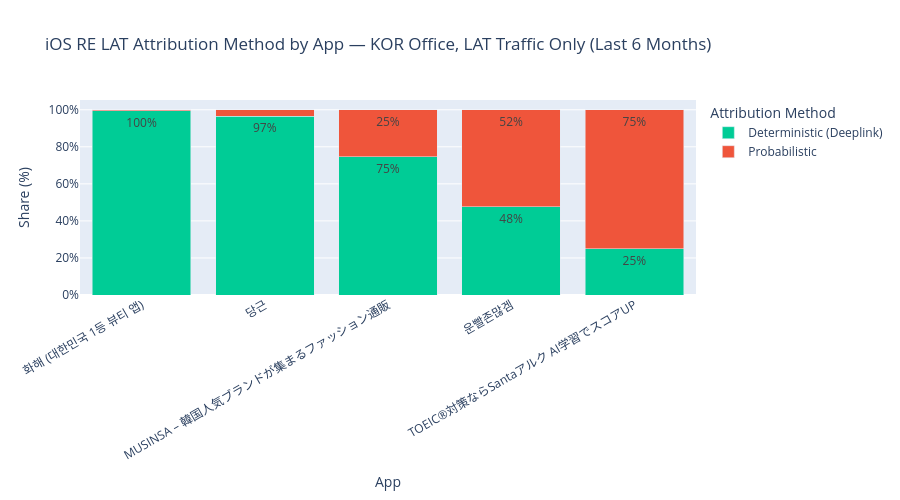

Notebook code for this chart:
### Code cell
app_order_kor = det_kor.sort_values('det_share_pct', ascending=False)['label'].tolist()

fig_kor_bundle = px.bar(
    df_6,
    x='label', y='share_pct',
    color='classification',
    color_discrete_map=color_map,
    barmode='stack',
    category_orders={'label': app_order_kor},
    text=df_6['share_pct'].apply(lambda x: f'{x:.0f}%' if x >= 8 else ''),
    title='iOS RE LAT Attribution Method by App — KOR Office, LAT Traffic Only (Last 6 Months)',
    labels={'share_pct': 'Share (%)', 'label': 'App', 'classification': 'Attribution Method'},
    hover_data={'bundle': True},
)
fig_kor_bundle.update_layout(height=500, yaxis_ticksuffix='%', xaxis_tickangle=-30)
fig_kor_bundle.show()
fig_kor_bundle.write_image(os.path.join(CHART_DIR, 're_lat_ios_kor_attribution_by_bundle.png'), scale=2)

### Figure 1 — Plotly figure (JSON) as saved in the notebook; plotly's stock layout.template omitted (floating-point values rounded to 4 significant figures)
{"data": [{"customdata": [["id1018769995"], ["id6482291732"], ["id940056100"], ["id1637547116"], ["id1148006701"]], "hovertemplate": "Attribution Method=Deterministic (Deeplink)<br>App=%{x}<br>Share (%)=%{y}<br>text=%{text}<br>bundle=%{customdata[0]}<extra></extra>", "legendgroup": "Deterministic (Deeplink)", "marker": {"color": "#00CC96", "pattern": {"shape": ""}}, "name": "Deterministic (Deeplink)", "orientation": "v", "showlegend": true, "text": ["97%", "48%", "100%", "75%", "25%"], "textposition": "auto", "type": "bar", "x": ["당근", "운빨존많겜", "화해 (대한민국 1등 뷰티 앱)", "MUSINSA – 韓国人気ブランドが集まるファッション通販", "TOEIC®対策ならSantaアルク AI学習でスコアUP"], "xaxis": "x", "y": [96.51, 47.69, 99.5, 74.63, 24.99], "yaxis": "y"}, {"customdata": [["id1018769995"], ["id6482291732"], ["id940056100"], ["id1637547116"], ["id1148006701"]], "hovertemplate": "Attribution Method=Probabilistic<br>App=%{x}<br>Share (%)=%{y}<br>text=%{text}<br>bundle=%{customdata[0]}<extra></extra>", "legendgroup": "Probabilistic", "marker": {"color": "#EF553B", "pattern": {"shape": ""}}, "name": "Probabilistic", "orientation": "v", "showlegend": true, "text": ["", "52%", "", "25%", "75%"], "textposition": "auto", "type": "bar", "x": ["당근", "운빨존많겜", "화해 (대한민국 1등 뷰티 앱)", "MUSINSA – 韓国人気ブランドが集まるファッション通販", "TOEIC®対策ならSantaアルク AI学習でスコアUP"], "xaxis": "x", "y": [3.49, 52.31, 0.5, 25.37, 75.01], "yaxis": "y"}], "layout": {"barmode": "stack", "height": 500, "legend": {"title": {"text": "Attribution Method"}, "tracegroupgap": 0}, "title": {"text": "iOS RE LAT Attribution Method by App — KOR Office, LAT Traffic Only (Last 6 Months)"}, "xaxis": {"anchor": "y", "categoryarray": ["화해 (대한민국 1등 뷰티 앱)", "당근", "MUSINSA – 韓国人気ブランドが集まるファッション通販", "운빨존많겜", "TOEIC®対策ならSantaアルク AI学習でスコアUP"], "categoryorder": "array", "domain": [0, 1], "tickangle": -30, "title": {"text": "App"}}, "yaxis": {"anchor": "x", "domain": [0, 1], "ticksuffix": "%", "title": {"text": "Share (%)"}}}}
